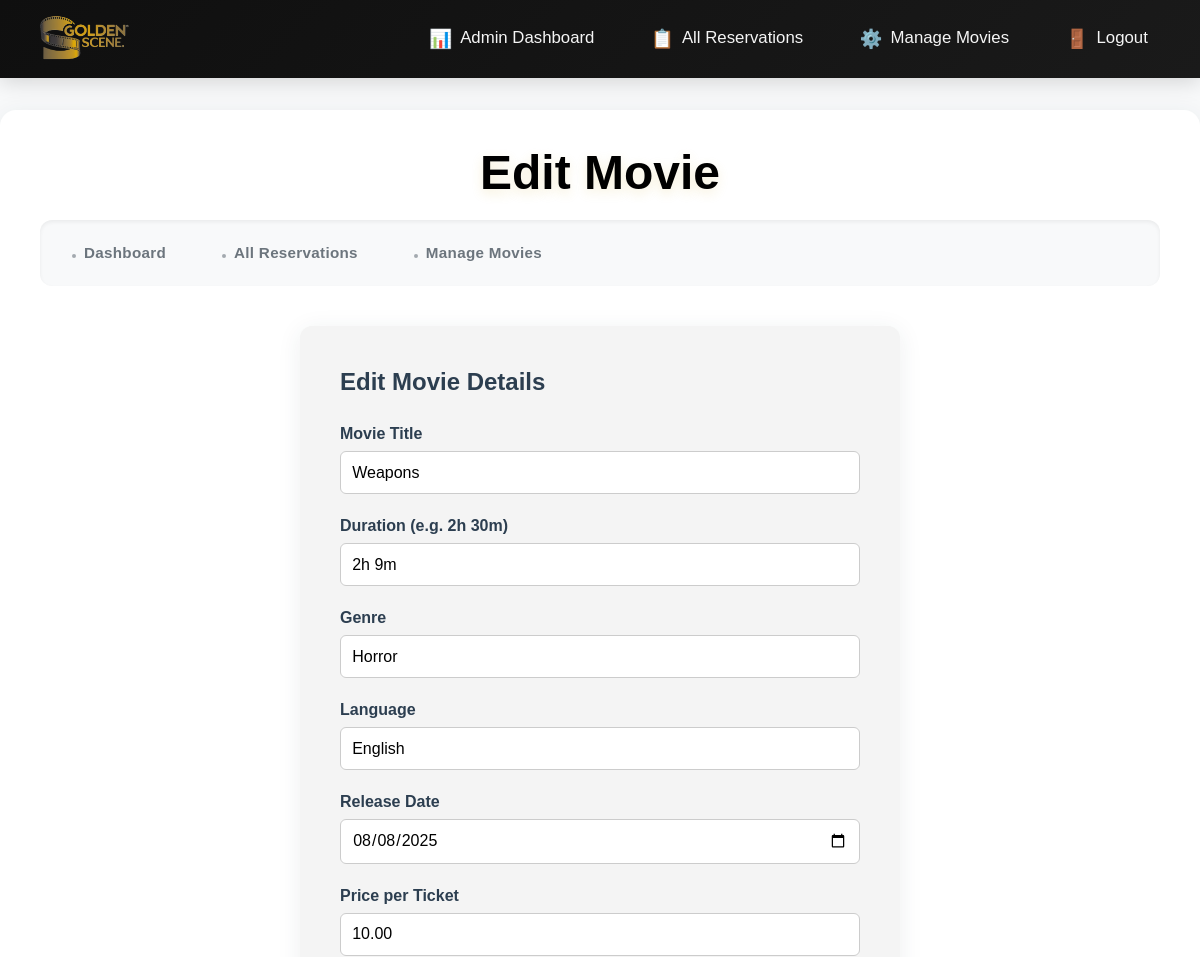
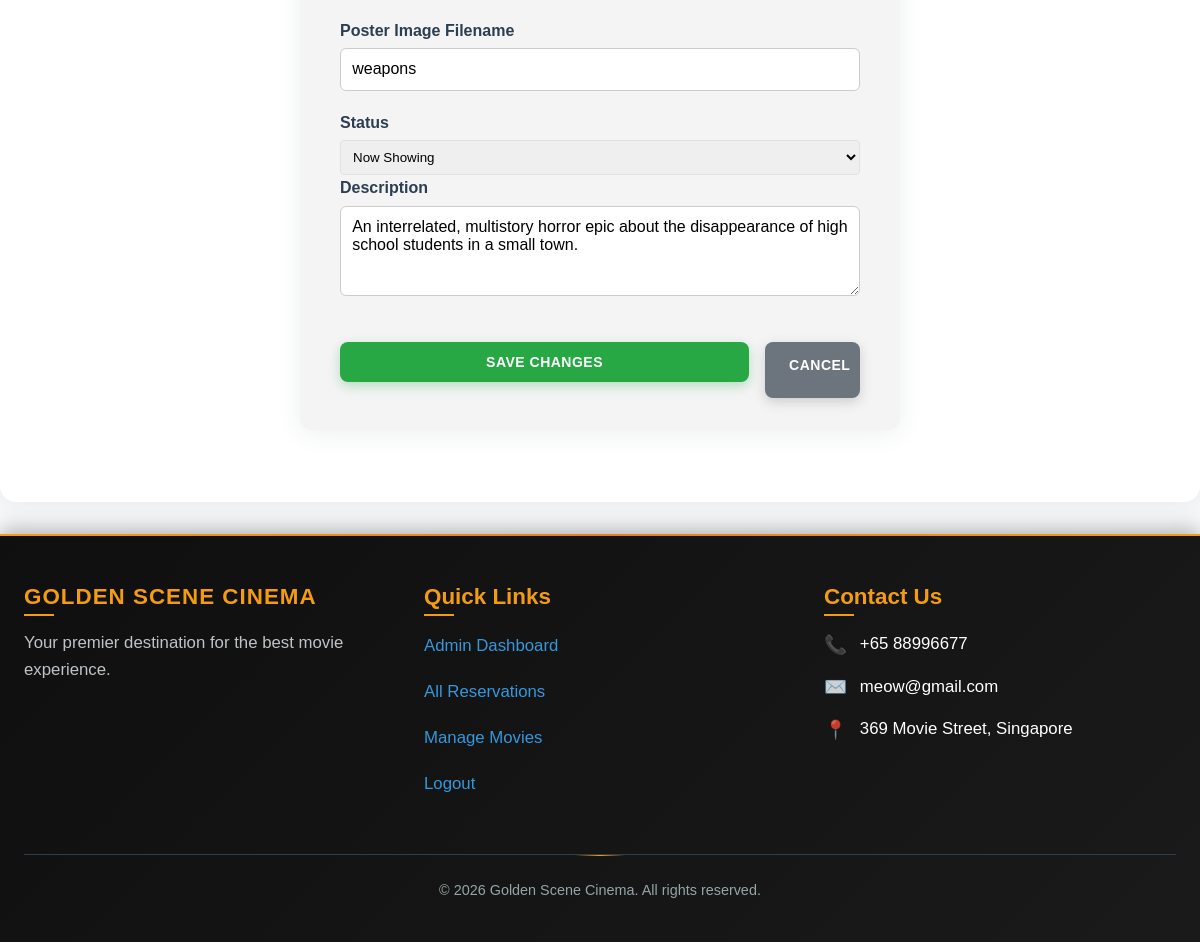
Screenshot of /admin_edit_movie.php?id=15 (signed in) with the database file from the repository (2 pictures, top to bottom).
### tables this page shows
CREATE TABLE IF NOT EXISTS `movies` (
  `movie_id` int NOT NULL AUTO_INCREMENT,
  `title` varchar(100) NOT NULL,
  `release_date` date NOT NULL,
  `genre` varchar(50) NOT NULL,
  `language` varchar(50) NOT NULL,
  `running_time` varchar(10) NOT NULL,
  `synopsis` text NOT NULL,
  `price_per_ticket` decimal(5,2) NOT NULL,
  `poster_url` varchar(255) DEFAULT NULL,
  `banner_url` varchar(255) NOT NULL,
  `status` varchar(20) NOT NULL DEFAULT 'now_showing',
  PRIMARY KEY (`movie_id`)
);

### admin_edit_movie.php (the view, shortened to what this page needs)
<?php
require_once 'dbinfo.php';
$movie_id = intval($_GET['id']);
$query = "SELECT * FROM movies WHERE movie_id = $movie_id";
$result = $mysqli->query($query);
$movie = $result->fetch_assoc();
?>
<!DOCTYPE html>
<html lang="en">
<head>
    <link rel="stylesheet" href="css/global.css">
    <link rel="stylesheet" href="css/admin.css">
</head>
<body>
<?php require_once('header.php'); ?>
<main>
    <section class="admin-dashboard-section">
        <h1 class="page-title">Edit Movie</h1>
        <div class="admin-tabs">
            <a href="admin_dashboard.php" class="tab">Dashboard</a>
            <a href="admin_reservations.php" class="tab">All Reservations</a>
            <a href="admin_movies.php" class="tab">Manage Movies</a>
        </div>
        <div class="admin-form-container">
            <h2>Edit Movie Details</h2>
            <form method="post" class="admin-form">
                <label for="title">Movie Title</label>
                <input type="text" id="title" name="title" value="<?php echo htmlspecialchars($movie['title']); ?>" required>
                <label for="running_time">Duration (e.g. 2h 30m)</label>
                <input type="text" id="running_time" name="running_time" value="<?php echo htmlspecialchars($movie['running_time']); ?>" required>
                <label for="genre">Genre</label>
                <input type="text" id="genre" name="genre" value="<?php echo htmlspecialchars($movie['genre']); ?>" required>
                <label for="language">Language</label>
                <input type="text" id="language" name="language" value="<?php echo htmlspecialchars($movie['language']); ?>" required>
                <label for="release_date">Release Date</label>
                <input type="date" id="release_date" name="release_date" value="<?php echo htmlspecialchars($movie['release_date']); ?>" required>
                <label for="price_per_ticket">Price per Ticket</label>
                <input type="number" step="0.01" id="price_per_ticket" name="price_per_ticket" value="<?php echo htmlspecialchars($movie['price_per_ticket']); ?>" required>
                <label for="poster_url">Poster Image Filename</label>
                <input type="text" id="poster_url" name="poster_url" value="<?php echo str_replace('images/', '', htmlspecialchars($movie['poster_url'])); ?>">
                <label for="status">Status</label>
                <select id="status" name="status" required>
                    <option value="now_showing" <?php if($movie['status']==='now_showing') echo 'selected'; ?>>Now Showing</option>
                </select>
                <label for="synopsis">Description</label>
                <textarea id="synopsis" name="synopsis" required><?php echo htmlspecialchars($movie['synopsis']); ?></textarea>
                <div class="form-actions">
                    <button type="submit" class="btn btn-secondary">Save Changes</button>
                    <a href="admin_movies.php" class="btn btn-danger cancel-btn">Cancel</a>
                </div>
            </form>
        </div>
    </section>
</main>
<?php require_once('footer.php'); ?>
</body>
</html>

### css/global.css (style rules this page uses)
* { margin: 0; padding: 0; box-sizing: border-box; }
body { font-family: 'Arial', 'Helvetica', sans-serif; line-height: 1.6; color: #2c3e50; background-color: #f8f9fa; }
h1, h2, h3, h4, h5, h6 { font-weight: 600; line-height: 1.3; margin-bottom: 1rem; }
a { color: #3498db; text-decoration: none; transition: color 0.3s ease; }
label { display: block; margin-bottom: 0.25rem; font-weight: 500; }
input, select, textarea { width: 100%; padding: 0.5rem; border: 1px solid #dee2e6; border-radius: 4px; font-family: 'Arial', 'Helvetica', sans-serif; transition: border-color 0.3s ease; }
.page-title { font-size: 3rem; font-weight: 800; color: black; text-align: center; margin-bottom: 1rem; text-shadow: 0 4px 12px rgba(212, 175, 55, 0.2); }

### css/admin.css (style rules this page uses)
.admin-dashboard-section, .admin-reservations-section { max-width: 1200px; margin: 2rem auto; background: #fff; border-radius: 16px; box-shadow: 0 4px 24px rgba(44,62,80,0.08); padding: 2rem 2.5rem; }
.admin-tabs { display: flex; gap: 0.5rem; margin-bottom: 2rem; background: #f8f9fa; padding: 0.5rem; border-radius: 12px; box-shadow: inset 0 2px 4px rgba(0,0,0,0.06); }
.admin-tabs .tab, .admin-tabs a.tab { background: transparent; border: none; border-radius: 8px; padding: 0.8rem 1.5rem; font-weight: 600; color: #6c757d; cursor: pointer; text-decoration: none; transition: all 0.3s ease; position: relative; overflow: hidden; font-size: 0.95rem; letter-spacing: 0.3px; }
.admin-tabs .tab::before, .admin-tabs a.tab::before { content: ''; display: inline-block; width: 4px; height: 4px; background: currentColor; border-radius: 50%; margin-right: 8px; opacity: 0.6; transition: all 0.3s ease; }
.btn.btn-secondary { display: block; width: 100%; margin-bottom: 1rem; }
.cancel-btn { padding: 8px 16px; font-size: 12px; }
.admin-form-container { max-width: 600px; margin: 2.5rem auto; background: #f4f4f4; border-radius: 12px; padding: 2.5rem 2.5rem 2rem 2.5rem; box-shadow: 0 4px 24px rgba(44,62,80,0.08); }
.admin-form-container h2 { margin-bottom: 1.5rem; }
.admin-form label { font-weight: 600; margin-bottom: 0.3rem; display: block; }
.admin-form input, .admin-form textarea { width: 100%; padding: 0.7rem; margin-bottom: 1.2rem; border-radius: 6px; border: 1px solid #ccc; font-size: 1rem; }
.admin-form textarea { min-height: 90px; resize: vertical; }
.admin-form .form-actions { display: flex; gap: 1rem; justify-content: flex-end; margin-top: 1.2rem; }
.admin-form .btn.btn-secondary { background: #28a745; color: #ffffff; border: none; border-radius: 8px; font-weight: 600; font-size: 14px; padding: 12px 24px; box-shadow: 0 4px 12px rgba(40, 167, 69, 0.3); text-transform: uppercase; letter-spacing: 0.5px; transition: all 0.3s ease; cursor: pointer; }
.admin-form .btn.cancel-btn { background: #6c757d; color: #ffffff; border: none; font-weight: 600; font-size: 14px; padding: 12px 24px; border-radius: 8px; box-shadow: 0 4px 12px rgba(108, 117, 125, 0.3); text-transform: uppercase; letter-spacing: 0.5px; transition: all 0.3s ease; }

### css/auth.css (style rules this page uses)
.btn { display: inline-block; padding: 14px 28px; border: none; border-radius: 25px; font-size: 14px; font-weight: 600; cursor: pointer; transition: all 0.3s cubic-bezier(0.4, 0, 0.2, 1); text-transform: uppercase; letter-spacing: 0.8px; position: relative; overflow: hidden; text-decoration: none; }
.btn-secondary { background: linear-gradient(135deg, #6c757d 0%, #495057 100%); color: #ffffff; box-shadow: 0 8px 25px rgba(108, 117, 125, 0.4); }
.btn-secondary::before { content: ''; position: absolute; top: 0; left: -100%; width: 100%; height: 100%; background: linear-gradient(90deg, transparent, rgba(255, 255, 255, 0.3), transparent); transition: left 0.5s; }
.btn-danger { background: linear-gradient(135deg, #dc3545 0%, #c82333 100%); color: #ffffff; box-shadow: 0 8px 25px rgba(220, 53, 69, 0.4); }
.btn-danger::before { content: ''; position: absolute; top: 0; left: -100%; width: 100%; height: 100%; background: linear-gradient(90deg, transparent, rgba(255, 255, 255, 0.3), transparent); transition: left 0.5s; }

### rows the page displays
movies: title "Weapons", running_time "2h 9m", genre "Horror", language "English", release_date "08/08/2025", price_per_ticket "10.00", poster_url "weapons", status "Now Showing", synopsis "An interrelated, multistory horror epic about the disappearance of high school students in a small town."
